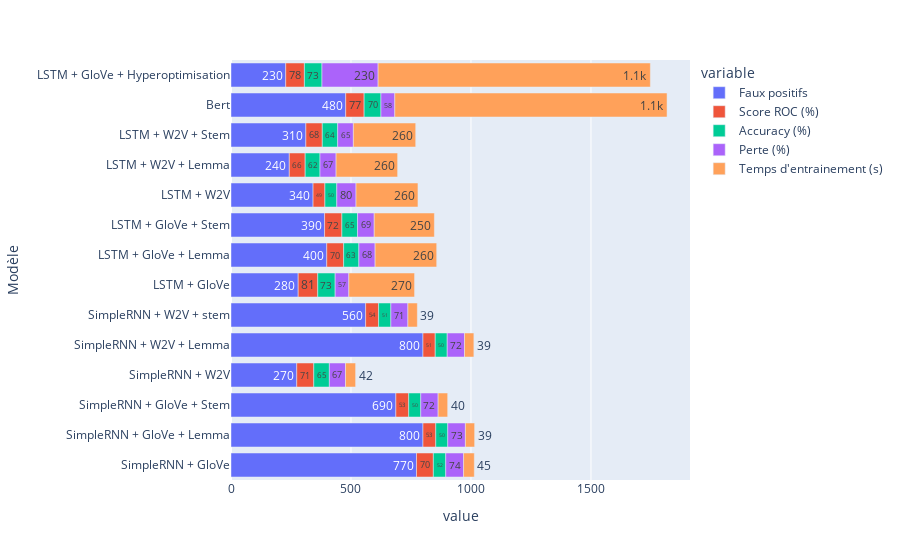

Notebook code for this chart:
### Code cell
df.plot.barh(
    y='Modèle',
    x=["Faux positifs", "Score ROC (%)", "Accuracy (%)", "Perte (%)", "Temps d'entrainement (s)"],
    text_auto='.2s',
#     barmode='group'
)

### Figure 1 — Plotly figure (JSON) as saved in the notebook; plotly's stock layout.template omitted (floating-point values rounded to 4 significant figures)
{"data": [{"alignmentgroup": "True", "hovertemplate": "variable=Faux positifs<br>value=%{x}<br>Modèle=%{y}<extra></extra>", "legendgroup": "Faux positifs", "marker": {"color": "#636efa", "pattern": {"shape": ""}}, "name": "Faux positifs", "offsetgroup": "Faux positifs", "orientation": "h", "showlegend": true, "textposition": "auto", "texttemplate": "%{x:.2s}", "type": "bar", "x": [773, 800, 687, 274, 800, 561, 280, 399, 390, 342, 243, 312, 478, 228], "xaxis": "x", "y": ["SimpleRNN + GloVe", "SimpleRNN + GloVe + Lemma", "SimpleRNN + GloVe + Stem", "SimpleRNN + W2V", "SimpleRNN + W2V + Lemma", "SimpleRNN + W2V + stem", "LSTM + GloVe", "LSTM + GloVe + Lemma", "LSTM + GloVe + Stem", "LSTM + W2V", "LSTM + W2V + Lemma", "LSTM + W2V + Stem", "Bert", "LSTM + GloVe + Hyperoptimisation"], "yaxis": "y"}, {"alignmentgroup": "True", "hovertemplate": "variable=Score ROC (%)<br>value=%{x}<br>Modèle=%{y}<extra></extra>", "legendgroup": "Score ROC (%)", "marker": {"color": "#EF553B", "pattern": {"shape": ""}}, "name": "Score ROC (%)", "offsetgroup": "Score ROC (%)", "orientation": "h", "showlegend": true, "textposition": "auto", "texttemplate": "%{x:.2s}", "type": "bar", "x": [70.22, 53.32, 53.47, 71, 51.06, 54.02, 81.47, 70.42, 72.11, 49.36, 66.11, 68.43, 76.75, 77.88], "xaxis": "x", "y": ["SimpleRNN + GloVe", "SimpleRNN + GloVe + Lemma", "SimpleRNN + GloVe + Stem", "SimpleRNN + W2V", "SimpleRNN + W2V + Lemma", "SimpleRNN + W2V + stem", "LSTM + GloVe", "LSTM + GloVe + Lemma", "LSTM + GloVe + Stem", "LSTM + W2V", "LSTM + W2V + Lemma", "LSTM + W2V + Stem", "Bert", "LSTM + GloVe + Hyperoptimisation"], "yaxis": "y"}, {"alignmentgroup": "True", "hovertemplate": "variable=Accuracy (%)<br>value=%{x}<br>Modèle=%{y}<extra></extra>", "legendgroup": "Accuracy (%)", "marker": {"color": "#00cc96", "pattern": {"shape": ""}}, "name": "Accuracy (%)", "offsetgroup": "Accuracy (%)", "orientation": "h", "showlegend": true, "textposition": "auto", "texttemplate": "%{x:.2s}", "type": "bar", "x": [51.63, 50, 50.31, 64.88, 50, 51.25, 72.62, 63.44, 65.31, 49.5, 61.75, 64.19, 70.13, 73.19], "xaxis": "x", "y": ["SimpleRNN + GloVe", "SimpleRNN + GloVe + Lemma", "SimpleRNN + GloVe + Stem", "SimpleRNN + W2V", "SimpleRNN + W2V + Lemma", "SimpleRNN + W2V + stem", "LSTM + GloVe", "LSTM + GloVe + Lemma", "LSTM + GloVe + Stem", "LSTM + W2V", "LSTM + W2V + Lemma", "LSTM + W2V + Stem", "Bert", "LSTM + GloVe + Hyperoptimisation"], "yaxis": "y"}, {"alignmentgroup": "True", "hovertemplate": "variable=Perte (%)<br>value=%{x}<br>Modèle=%{y}<extra></extra>", "legendgroup": "Perte (%)", "marker": {"color": "#ab63fa", "pattern": {"shape": ""}}, "name": "Perte (%)", "offsetgroup": "Perte (%)", "orientation": "h", "showlegend": true, "textposition": "auto", "texttemplate": "%{x:.2s}", "type": "bar", "x": [74.36, 73.42, 72.32, 67.35, 72, 70.91, 56.96, 67.66, 69.38, 80.11, 67.01, 65.32, 57.66, 233.9], "xaxis": "x", "y": ["SimpleRNN + GloVe", "SimpleRNN + GloVe + Lemma", "SimpleRNN + GloVe + Stem", "SimpleRNN + W2V", "SimpleRNN + W2V + Lemma", "SimpleRNN + W2V + stem", "LSTM + GloVe", "LSTM + GloVe + Lemma", "LSTM + GloVe + Stem", "LSTM + W2V", "LSTM + W2V + Lemma", "LSTM + W2V + Stem", "Bert", "LSTM + GloVe + Hyperoptimisation"], "yaxis": "y"}, {"alignmentgroup": "True", "hovertemplate": "variable=Temps d'entrainement (s)<br>value=%{x}<br>Modèle=%{y}<extra></extra>", "legendgroup": "Temps d'entrainement (s)", "marker": {"color": "#FFA15A", "pattern": {"shape": ""}}, "name": "Temps d'entrainement (s)", "offsetgroup": "Temps d'entrainement (s)", "orientation": "h", "showlegend": true, "textposition": "auto", "texttemplate": "%{x:.2s}", "type": "bar", "x": [44.7, 38.5, 39.8, 42, 39, 39.4, 273.9, 256.6, 250.7, 258.1, 256.5, 259.7, 1134.0, 1134.0], "xaxis": "x", "y": ["SimpleRNN + GloVe", "SimpleRNN + GloVe + Lemma", "SimpleRNN + GloVe + Stem", "SimpleRNN + W2V", "SimpleRNN + W2V + Lemma", "SimpleRNN + W2V + stem", "LSTM + GloVe", "LSTM + GloVe + Lemma", "LSTM + GloVe + Stem", "LSTM + W2V", "LSTM + W2V + Lemma", "LSTM + W2V + Stem", "Bert", "LSTM + GloVe + Hyperoptimisation"], "yaxis": "y"}], "layout": {"barmode": "relative", "legend": {"title": {"text": "variable"}, "tracegroupgap": 0}, "margin": {"t": 60}, "xaxis": {"anchor": "y", "domain": [0, 1], "title": {"text": "value"}}, "yaxis": {"anchor": "x", "domain": [0, 1], "title": {"text": "Modèle"}}}}
